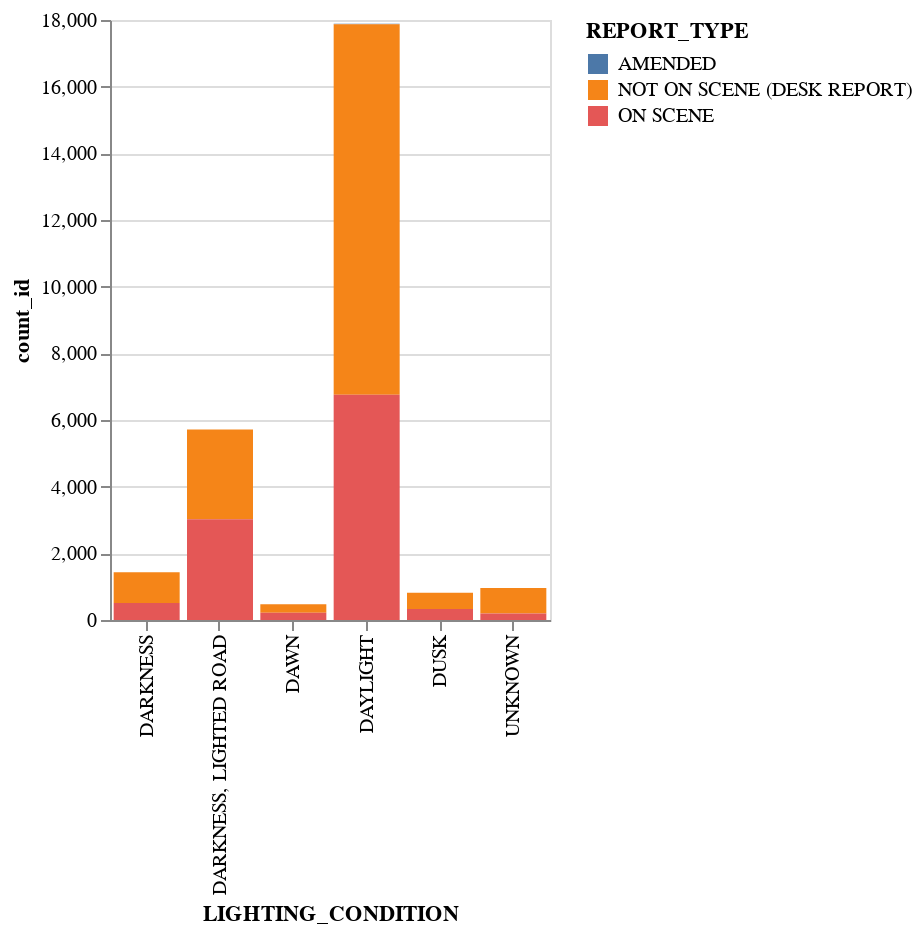

The notebook cell saved with this chart:
### Code cell
alt.Chart(crash_hours_reporte).mark_bar().encode(
    x='LIGHTING_CONDITION',
    y='count_id',
    color='REPORT_TYPE'
).properties(width=220)

### Figure 1 — Vega-Lite specification as saved in the notebook (floating-point values rounded to 4 significant figures)
{"config": {"view": {"continuousWidth": 400, "continuousHeight": 300}}, "data": {"name": "data-52241625052d3b97143671271d057708"}, "mark": "bar", "encoding": {"color": {"field": "REPORT_TYPE", "type": "nominal"}, "x": {"field": "LIGHTING_CONDITION", "type": "nominal"}, "y": {"field": "count_id", "type": "quantitative"}}, "width": 220, "$schema": "https://vega.github.io/schema/vega-lite/v4.17.0.json", "datasets": {"data-52241625052d3b97143671271d057708": [{"LIGHTING_CONDITION": "DARKNESS", "REPORT_TYPE": "AMENDED", "CRASH_HOUR_mean": 20.0, "CRASH_HOUR_min": 20, "CRASH_HOUR_max": 20, "count_id": 1}, {"LIGHTING_CONDITION": "DARKNESS", "REPORT_TYPE": "NOT ON SCENE (DESK REPORT)", "CRASH_HOUR_mean": 15.4, "CRASH_HOUR_min": 0, "CRASH_HOUR_max": 23, "count_id": 923}, {"LIGHTING_CONDITION": "DARKNESS", "REPORT_TYPE": "ON SCENE", "CRASH_HOUR_mean": 13.74, "CRASH_HOUR_min": 0, "CRASH_HOUR_max": 23, "count_id": 510}, {"LIGHTING_CONDITION": "DARKNESS, LIGHTED ROAD", "REPORT_TYPE": "AMENDED", "CRASH_HOUR_mean": 22.0, "CRASH_HOUR_min": 21, "CRASH_HOUR_max": 23, "count_id": 3}, {"LIGHTING_CONDITION": "DARKNESS, LIGHTED ROAD", "REPORT_TYPE": "NOT ON SCENE (DESK REPORT)", "CRASH_HOUR_mean": 15.69, "CRASH_HOUR_min": 0, "CRASH_HOUR_max": 23, "count_id": 2694}, {"LIGHTING_CONDITION": "DARKNESS, LIGHTED ROAD", "REPORT_TYPE": "ON SCENE", "CRASH_HOUR_mean": 12.98, "CRASH_HOUR_min": 0, "CRASH_HOUR_max": 23, "count_id": 3020}, {"LIGHTING_CONDITION": "DAWN", "REPORT_TYPE": "NOT ON SCENE (DESK REPORT)", "CRASH_HOUR_mean": 11.82, "CRASH_HOUR_min": 0, "CRASH_HOUR_max": 22, "count_id": 251}, {"LIGHTING_CONDITION": "DAWN", "REPORT_TYPE": "ON SCENE", "CRASH_HOUR_mean": 9.267, "CRASH_HOUR_min": 0, "CRASH_HOUR_max": 23, "count_id": 221}, {"LIGHTING_CONDITION": "DAYLIGHT", "REPORT_TYPE": "AMENDED", "CRASH_HOUR_mean": 11.92, "CRASH_HOUR_min": 6, "CRASH_HOUR_max": 20, "count_id": 13}, {"LIGHTING_CONDITION": "DAYLIGHT", "REPORT_TYPE": "NOT ON SCENE (DESK REPORT)", "CRASH_HOUR_mean": 12.75, "CRASH_HOUR_min": 0, "CRASH_HOUR_max": 23, "count_id": 11116}, {"LIGHTING_CONDITION": "DAYLIGHT", "REPORT_TYPE": "ON SCENE", "CRASH_HOUR_mean": 12.28, "CRASH_HOUR_min": 0, "CRASH_HOUR_max": 22, "count_id": 6760}, {"LIGHTING_CONDITION": "DUSK", "REPORT_TYPE": "AMENDED", "CRASH_HOUR_mean": 20.0, "CRASH_HOUR_min": 20, "CRASH_HOUR_max": 20, "count_id": 2}, {"LIGHTING_CONDITION": "DUSK", "REPORT_TYPE": "NOT ON SCENE (DESK REPORT)", "CRASH_HOUR_mean": 16.79, "CRASH_HOUR_min": 0, "CRASH_HOUR_max": 23, "count_id": 489}, {"LIGHTING_CONDITION": "DUSK", "REPORT_TYPE": "ON SCENE", "CRASH_HOUR_mean": 16.91, "CRASH_HOUR_min": 0, "CRASH_HOUR_max": 23, "count_id": 329}, {"LIGHTING_CONDITION": "UNKNOWN", "REPORT_TYPE": "NOT ON SCENE (DESK REPORT)", "CRASH_HOUR_mean": 12.8, "CRASH_HOUR_min": 0, "CRASH_HOUR_max": 23, "count_id": 769}, {"LIGHTING_CONDITION": "UNKNOWN", "REPORT_TYPE": "ON SCENE", "CRASH_HOUR_mean": 10.39, "CRASH_HOUR_min": 0, "CRASH_HOUR_max": 23, "count_id": 193}]}}
